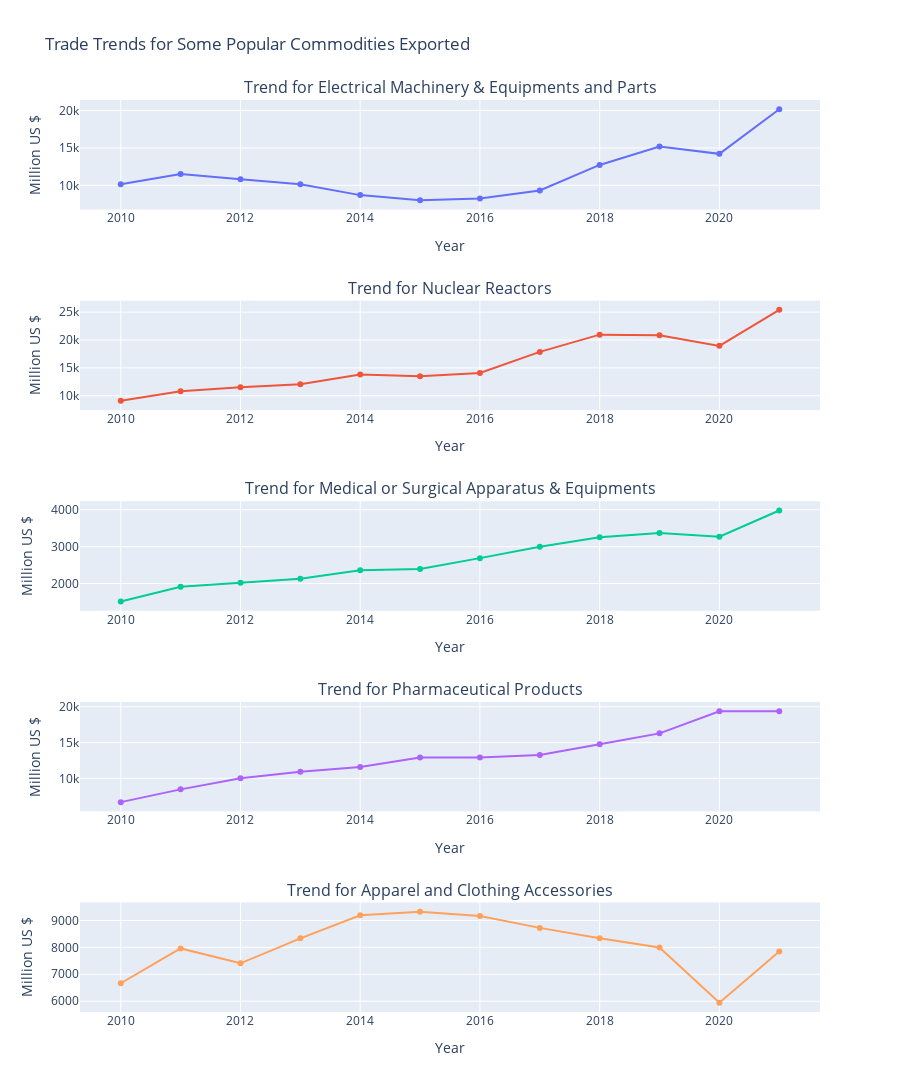

Write notebook code for a chart like this one.
### Code cell
g= pd.DataFrame(exp_temp.loc[["ELECTRICAL MACHINERY AND EQUIPMENT AND PARTS THEREOF"]].groupby(['year', 'Commodity'])['value'].sum()).reset_index()
g1= pd.DataFrame(exp_temp.loc[["NUCLEAR REACTORS, BOILERS, MACHINERY AND MECHANICAL APPLIANCES"]].groupby(['year', 'Commodity'])['value'].sum()).reset_index()
g2= pd.DataFrame(exp_temp.loc[["OPTICAL, PHOTOGRAPHIC CINEMATOGRAPHIC MEASURING, CHECKING PRECISION, MEDICAL OR SURGICAL INST. AND APPARATUS PARTS AND ACCESSORIES THEREOF"]].groupby(['year', 'Commodity'])['value'].sum()).reset_index()
g3= pd.DataFrame(exp_temp.loc[["PHARMACEUTICAL PRODUCTS"]].groupby(['year', 'Commodity'])['value'].sum()).reset_index()
g4= pd.DataFrame(exp_temp.loc[["ARTICLES OF APPAREL AND CLOTHING ACCESSORIES, NOT KNITTED OR CROCHETED."]].groupby(['year', 'Commodity'])['value'].sum()).reset_index()

# Initialize figure with subplots
fig = make_subplots(
    rows=5, cols=1, subplot_titles=("Trend for Electrical Machinery & Equipments and Parts",
                                    "Trend for Nuclear Reactors",
                                    "Trend for Medical or Surgical Apparatus & Equipments",
                                    "Trend for Pharmaceutical Products",
                                    "Trend for Apparel and Clothing Accessories"
                                   )
)

# Add traces
fig.add_trace(go.Scatter(x=g.year, y=g.value), row=1, col=1)
fig.add_trace(go.Scatter(x=g1.year, y=g1.value), row=2, col=1)
fig.add_trace(go.Scatter(x=g2.year, y=g2.value), row=3, col=1)
fig.add_trace(go.Scatter(x=g3.year, y=g3.value), row=4, col=1)
fig.add_trace(go.Scatter(x=g4.year, y=g4.value), row=5, col=1)


# Update xaxis properties
fig.update_xaxes(title_text="Year", row=1, col=1)
fig.update_xaxes(title_text="Year", row=2, col=1)
fig.update_xaxes(title_text="Year", row=3, col=1)
fig.update_xaxes(title_text="Year", row=4, col=1)
fig.update_xaxes(title_text="Year", row=5, col=1)

# Update yaxis properties
fig.update_yaxes(title_text="Million US $", row=1, col=1)
fig.update_yaxes(title_text="Million US $", row=2, col=1)
fig.update_yaxes(title_text="Million US $", row=3, col=1)
fig.update_yaxes(title_text="Million US $", row=4, col=1)
fig.update_yaxes(title_text="Million US $", row=5, col=1)

# Update title and height
fig.update_layout(title_text="Trade Trends for Some Popular Commodities Exported", showlegend=False, height = 1500 )
fig.show()

### Figure 1 — Plotly figure (JSON) as saved in the notebook; plotly's stock layout.template omitted (floating-point values rounded to 4 significant figures)
{"data": [{"type": "scatter", "x": [2010, 2011, 2012, 2013, 2014, 2015, 2016, 2017, 2018, 2019, 2020, 2021], "xaxis": "x", "y": [10140.0, 11520.0, 10820.0, 10130.0, 8695.0, 8012.0, 8229.0, 9323.0, 12730.0, 15190.0, 14210.0, 20180.0], "yaxis": "y"}, {"type": "scatter", "x": [2010, 2011, 2012, 2013, 2014, 2015, 2016, 2017, 2018, 2019, 2020, 2021], "xaxis": "x2", "y": [9084.0, 10810.0, 11540.0, 12060.0, 13800.0, 13510.0, 14090.0, 17860.0, 20960.0, 20830.0, 18950.0, 25410.0], "yaxis": "y2"}, {"type": "scatter", "x": [2010, 2011, 2012, 2013, 2014, 2015, 2016, 2017, 2018, 2019, 2020, 2021], "xaxis": "x3", "y": [1514.0, 1914.0, 2024.0, 2129.0, 2364.0, 2395.0, 2689.0, 2995.0, 3253.0, 3371.0, 3272.0, 3980.0], "yaxis": "y3"}, {"type": "scatter", "x": [2010, 2011, 2012, 2013, 2014, 2015, 2016, 2017, 2018, 2019, 2020, 2021], "xaxis": "x4", "y": [6671.0, 8458.0, 10020.0, 10920.0, 11580.0, 12910.0, 12930.0, 13250.0, 14750.0, 16290.0, 19380.0, 19390.0], "yaxis": "y4"}, {"type": "scatter", "x": [2010, 2011, 2012, 2013, 2014, 2015, 2016, 2017, 2018, 2019, 2020, 2021], "xaxis": "x5", "y": [6667.0, 7960.0, 7407.0, 8334.0, 9192.0, 9322.0, 9164.0, 8724.0, 8335.0, 7994.0, 5941.0, 7845.0], "yaxis": "y5"}], "layout": {"annotations": [{"font": {"size": 16}, "showarrow": false, "text": "Trend for Electrical Machinery & Equipments and Parts", "x": 0.5, "xanchor": "center", "xref": "paper", "y": 1, "yanchor": "bottom", "yref": "paper"}, {"font": {"size": 16}, "showarrow": false, "text": "Trend for Nuclear Reactors", "x": 0.5, "xanchor": "center", "xref": "paper", "y": 0.78, "yanchor": "bottom", "yref": "paper"}, {"font": {"size": 16}, "showarrow": false, "text": "Trend for Medical or Surgical Apparatus & Equipments", "x": 0.5, "xanchor": "center", "xref": "paper", "y": 0.56, "yanchor": "bottom", "yref": "paper"}, {"font": {"size": 16}, "showarrow": false, "text": "Trend for Pharmaceutical Products", "x": 0.5, "xanchor": "center", "xref": "paper", "y": 0.34, "yanchor": "bottom", "yref": "paper"}, {"font": {"size": 16}, "showarrow": false, "text": "Trend for Apparel and Clothing Accessories", "x": 0.5, "xanchor": "center", "xref": "paper", "y": 0.12, "yanchor": "bottom", "yref": "paper"}], "height": 1500, "showlegend": false, "title": {"text": "Trade Trends for Some Popular Commodities Exported"}, "xaxis": {"anchor": "y", "domain": [0, 1], "title": {"text": "Year"}}, "xaxis2": {"anchor": "y2", "domain": [0, 1], "title": {"text": "Year"}}, "xaxis3": {"anchor": "y3", "domain": [0, 1], "title": {"text": "Year"}}, "xaxis4": {"anchor": "y4", "domain": [0, 1], "title": {"text": "Year"}}, "xaxis5": {"anchor": "y5", "domain": [0, 1], "title": {"text": "Year"}}, "yaxis": {"anchor": "x", "domain": [0.88, 1], "title": {"text": "Million US $"}}, "yaxis2": {"anchor": "x2", "domain": [0.66, 0.78], "title": {"text": "Million US $"}}, "yaxis3": {"anchor": "x3", "domain": [0.44, 0.56], "title": {"text": "Million US $"}}, "yaxis4": {"anchor": "x4", "domain": [0.22, 0.34], "title": {"text": "Million US $"}}, "yaxis5": {"anchor": "x5", "domain": [0, 0.12], "title": {"text": "Million US $"}}}}
